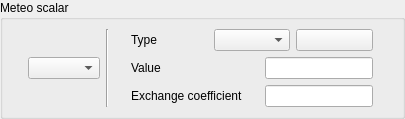
    <widget class="QGroupBox" name="groupBoxMeteo">
     <property name="toolTip">
      <string>&lt;html&gt;&lt;head/&gt;&lt;body&gt;&lt;p&gt;&lt;span style=&quot; font-size:9pt;&quot;&gt;Specify the
       boundary conditions for meteo scalars.&lt;/span&gt;&lt;/p&gt;&lt;/body&gt;&lt;/html&gt;
      </string>
     </property>
     <property name="title">
      <string>Meteo scalar</string>
     </property>
     <layout class="QGridLayout">
      <property name="leftMargin">
       <number>9</number>
      </property>
      <property name="topMargin">
       <number>9</number>
      </property>
      <property name="rightMargin">
       <number>9</number>
      </property>
      <property name="bottomMargin">
       <number>9</number>
      </property>
      <property name="spacing">
       <number>6</number>
      </property>
      <item row="0" column="0">
       <layout class="QHBoxLayout">
        <property name="spacing">
         <number>6</number>
        </property>
        <property name="leftMargin">
         <number>0</number>
        </property>
        <property name="topMargin">
         <number>0</number>
        </property>
        <property name="rightMargin">
         <number>0</number>
        </property>
        <property name="bottomMargin">
         <number>0</number>
        </property>
        <item>
         <spacer>
          <property name="orientation">
           <enum>Qt::Horizontal</enum>
          </property>
          <property name="sizeHint" stdset="0">
           <size>
            <width>16</width>
            <height>20</height>
           </size>
          </property>
         </spacer>
        </item>
        <item>
         <widget class="QComboBox" name="comboBoxMeteo">
          <property name="toolTip">
           <string>&lt;html&gt;&lt;head/&gt;&lt;body&gt;&lt;p&gt;&lt;span style=&quot; font-size:9pt;&quot;&gt;Specify
            the boundary conditions for meteo scalars.&lt;/span&gt;&lt;/p&gt;&lt;/body&gt;&lt;/html&gt;
           </string>
          </property>
         </widget>
        </item>
        <item>
         <widget class="Line" name="line_3">
          <property name="orientation">
           <enum>Qt::Vertical</enum>
          </property>
         </widget>
        </item>
        <item>
         <spacer>
          <property name="orientation">
           <enum>Qt::Horizontal</enum>
          </property>
          <property name="sizeHint" stdset="0">
           <size>
            <width>16</width>
            <height>20</height>
           </size>
          </property>
         </spacer>
        </item>
        <item>
         <layout class="QVBoxLayout">
          <property name="spacing">
           <number>6</number>
          </property>
          <property name="leftMargin">
           <number>0</number>
          </property>
          <property name="topMargin">
           <number>0</number>
          </property>
          <property name="rightMargin">
           <number>0</number>
          </property>
          <property name="bottomMargin">
           <number>0</number>
          </property>
          <item>
           <layout class="QHBoxLayout">
            <property name="spacing">
             <number>6</number>
            </property>
            <property name="leftMargin">
             <number>0</number>
            </property>
            <property name="topMargin">
             <number>0</number>
            </property>
            <property name="rightMargin">
             <number>0</number>
            </property>
            <property name="bottomMargin">
             <number>0</number>
            </property>
            <item>
             <widget class="QLabel" name="labelMeteo">
              <property name="toolTip">
               <string>&lt;html&gt;&lt;head/&gt;&lt;body&gt;&lt;p&gt;&lt;span style=&quot; font-size:9pt;&quot;&gt;Choose
                the way to impose the meteo scalar value on the boundary region:&lt;br/&gt;- Prescribed value: define a
                constant dirichlet boundary condition on the meteo scalar,&lt;br/&gt;- Prescribed value (user law):
                define a dirichlet boundary condition on the meteo scalar, which can be variable and depend on different
                criteria such as geometrical criteria,&lt;br/&gt;- Prescribed flux: define a constant Neumann boundary
                condition on the meteo scalar by imposing the flux on the boundary region (For wall and outlet boundary
                conditions only), &lt;br/&gt;- Prescribed flux (user law): define a Neumann boundary condition on the
                meteo scalar which can be variable (For Wall boundary conditions only),&lt;br/&gt;- Exchange
                coefficient: define the meteo scalar value and the exchange coefficient value (For wall boundary
                conditions only),&lt;br/&gt;- Exchange coefficient (user law): define the meteo scalar value and the
                exchange coefficient value which can be both variable (For wall boundary conditions only).&lt;/span&gt;&lt;/p&gt;&lt;/body&gt;&lt;/html&gt;
               </string>
              </property>
              <property name="text">
               <string>Type</string>
              </property>
             </widget>
            </item>
            <item>
             <widget class="QComboBox" name="comboBoxTypeMeteo">
              <property name="toolTip">
               <string>&lt;html&gt;&lt;head/&gt;&lt;body&gt;&lt;p&gt;&lt;span style=&quot; font-size:9pt;&quot;&gt;Choose
                the way to impose the meteo scalar value on the boundary region:&lt;br/&gt;- Prescribed value: define a
                constant dirichlet boundary condition on the meteo scalar,&lt;br/&gt;- Prescribed value (user law):
                define a dirichlet boundary condition on the meteo scalar, which can be variable and depend on different
                criteria such as geometrical criteria,&lt;br/&gt;- Prescribed flux: define a constant Neumann boundary
                condition on the meteo scalar by imposing the flux on the boundary region (For wall and outlet boundary
                conditions only), &lt;br/&gt;- Prescribed flux (user law): define a Neumann boundary condition on the
                meteo scalar which can be variable (For Wall boundary conditions only),&lt;br/&gt;- Exchange
                coefficient: define the meteo scalar value and the exchange coefficient value (For wall boundary
                conditions only),&lt;br/&gt;- Exchange coefficient (user law): define the meteo scalar value and the
                exchange coefficient value which can be both variable (For wall boundary conditions only).&lt;/span&gt;&lt;/p&gt;&lt;/body&gt;&lt;/html&gt;
               </string>
              </property>
             </widget>
            </item>
            <item>
             <widget class="QPushButton" name="pushButtonMeteo">
              <property name="toolTip">
               <string>&lt;html&gt;&lt;head/&gt;&lt;body&gt;&lt;p&gt;&lt;span style=&quot; font-size:9pt;&quot;&gt;Choose
                the way to impose the meteo scalar value on the boundary region:&lt;br/&gt;- Prescribed value: define a
                constant dirichlet boundary condition on the meteo scalar,&lt;br/&gt;- Prescribed value (user law):
                define a dirichlet boundary condition on the meteo scalar, which can be variable and depend on different
                criteria such as geometrical criteria,&lt;br/&gt;- Prescribed flux: define a constant Neumann boundary
                condition on the meteo scalar by imposing the flux on the boundary region (For wall and outlet boundary
                conditions only), &lt;br/&gt;- Prescribed flux (user law): define a Neumann boundary condition on the
                meteo scalar which can be variable (For Wall boundary conditions only),&lt;br/&gt;- Exchange
                coefficient: define the meteo scalar value and the exchange coefficient value (For wall boundary
                conditions only),&lt;br/&gt;- Exchange coefficient (user law): define the meteo scalar value and the
                exchange coefficient value which can be both variable (For wall boundary conditions only).&lt;/span&gt;&lt;/p&gt;&lt;/body&gt;&lt;/html&gt;
               </string>
              </property>
              <property name="text">
               <string/>
              </property>
              <property name="icon">
               <iconset resource="resources_pages.qrc">
                <normaloff>:/new/prefix1/data/icons/22x22/edit-find-replace.png</normaloff>:/new/prefix1/data/icons/22x22/edit-find-replace.png</iconset>
              </property>
             </widget>
            </item>
           </layout>
          </item>
          <item>
           <layout class="QHBoxLayout">
            <property name="spacing">
             <number>6</number>
            </property>
            <property name="leftMargin">
             <number>0</number>
            </property>
            <property name="topMargin">
             <number>0</number>
            </property>
            <property name="rightMargin">
             <number>0</number>
            </property>
            <property name="bottomMargin">
             <number>0</number>
            </property>
            <item>
             <widget class="QLabel" name="labelValueMeteo">
              <property name="toolTip">
               <string>&lt;html&gt;&lt;head/&gt;&lt;body&gt;&lt;p&gt;&lt;span style=&quot; font-size:9pt;&quot;&gt;Choose
                the way to impose the meteo scalar value on the boundary region:&lt;br/&gt;- Prescribed value: define a
                constant dirichlet boundary condition on the meteo scalar,&lt;br/&gt;- Prescribed value (user law):
                define a dirichlet boundary condition on the meteo scalar, which can be variable and depend on different
                criteria such as geometrical criteria,&lt;br/&gt;- Prescribed flux: define a constant Neumann boundary
                condition on the meteo scalar by imposing the flux on the boundary region (For wall and outlet boundary
                conditions only), &lt;br/&gt;- Prescribed flux (user law): define a Neumann boundary condition on the
                meteo scalar which can be variable (For Wall boundary conditions only),&lt;br/&gt;- Exchange
                coefficient: define the meteo scalar value and the exchange coefficient value (For wall boundary
                conditions only),&lt;br/&gt;- Exchange coefficient (user law): define the meteo scalar value and the
                exchange coefficient value which can be both variable (For wall boundary conditions only).&lt;/span&gt;&lt;/p&gt;&lt;/body&gt;&lt;/html&gt;
               </string>
              </property>
              <property name="text">
               <string>Value</string>
              </property>
             </widget>
            </item>
            <item>
             <spacer>
              <property name="orientation">
               <enum>Qt::Horizontal</enum>
              </property>
              <property name="sizeHint" stdset="0">
               <size>
                <width>16</width>
                <height>20</height>
               </size>
              </property>
             </spacer>
            </item>
            <item>
             <widget class="QLineEdit" name="lineEditValueMeteo">
              <property name="toolTip">
               <string>&lt;html&gt;&lt;head/&gt;&lt;body&gt;&lt;p&gt;&lt;span style=&quot; font-size:9pt;&quot;&gt;Choose
                the way to impose the meteo scalar value on the boundary region:&lt;br/&gt;- Prescribed value: define a
                constant dirichlet boundary condition on the meteo scalar,&lt;br/&gt;- Prescribed value (user law):
                define a dirichlet boundary condition on the meteo scalar, which can be variable and depend on different
                criteria such as geometrical criteria,&lt;br/&gt;- Prescribed flux: define a constant Neumann boundary
                condition on the meteo scalar by imposing the flux on the boundary region (For wall and outlet boundary
                conditions only), &lt;br/&gt;- Prescribed flux (user law): define a Neumann boundary condition on the
                meteo scalar which can be variable (For Wall boundary conditions only),&lt;br/&gt;- Exchange
                coefficient: define the meteo scalar value and the exchange coefficient value (For wall boundary
                conditions only),&lt;br/&gt;- Exchange coefficient (user law): define the meteo scalar value and the
                exchange coefficient value which can be both variable (For wall boundary conditions only).&lt;/span&gt;&lt;/p&gt;&lt;/body&gt;&lt;/html&gt;
               </string>
              </property>
             </widget>
            </item>
           </layout>
          </item>
          <item>
           <layout class="QHBoxLayout">
            <property name="spacing">
             <number>6</number>
            </property>
            <property name="leftMargin">
             <number>0</number>
            </property>
            <property name="topMargin">
             <number>0</number>
            </property>
            <property name="rightMargin">
             <number>0</number>
            </property>
            <property name="bottomMargin">
             <number>0</number>
            </property>
            <item>
             <widget class="QLabel" name="labelExMeteo">
              <property name="toolTip">
               <string>&lt;html&gt;&lt;head/&gt;&lt;body&gt;&lt;p&gt;&lt;span style=&quot; font-size:9pt;&quot;&gt;Choose
                the way to impose the meteo scalar value on the boundary region:&lt;br/&gt;- Prescribed value: define a
                constant dirichlet boundary condition on the meteo scalar,&lt;br/&gt;- Prescribed value (user law):
                define a dirichlet boundary condition on the meteo scalar, which can be variable and depend on different
                criteria such as geometrical criteria,&lt;br/&gt;- Prescribed flux: define a constant Neumann boundary
                condition on the meteo scalar by imposing the flux on the boundary region (For wall and outlet boundary
                conditions only), &lt;br/&gt;- Prescribed flux (user law): define a Neumann boundary condition on the
                meteo scalar which can be variable (For Wall boundary conditions only),&lt;br/&gt;- Exchange
                coefficient: define the meteo scalar value and the exchange coefficient value (For wall boundary
                conditions only),&lt;br/&gt;- Exchange coefficient (user law): define the meteo scalar value and the
                exchange coefficient value which can be both variable (For wall boundary conditions only).&lt;/span&gt;&lt;/p&gt;&lt;/body&gt;&lt;/html&gt;
               </string>
              </property>
              <property name="text">
               <string>Exchange coefficient</string>
              </property>
             </widget>
            </item>
            <item>
             <spacer>
              <property name="orientation">
               <enum>Qt::Horizontal</enum>
              </property>
              <property name="sizeHint" stdset="0">
               <size>
                <width>16</width>
                <height>20</height>
               </size>
              </property>
             </spacer>
            </item>
            <item>
             <widget class="QLineEdit" name="lineEditExMeteo">
              <property name="toolTip">
               <string>&lt;html&gt;&lt;head/&gt;&lt;body&gt;&lt;p&gt;&lt;span style=&quot; font-size:9pt;&quot;&gt;Choose
                the way to impose the meteo scalar value on the boundary region:&lt;br/&gt;- Prescribed value: define a
                constant dirichlet boundary condition on the meteo scalar,&lt;br/&gt;- Prescribed value (user law):
                define a dirichlet boundary condition on the meteo scalar, which can be variable and depend on different
                criteria such as geometrical criteria,&lt;br/&gt;- Prescribed flux: define a constant Neumann boundary
                condition on the meteo scalar by imposing the flux on the boundary region (For wall and outlet boundary
                conditions only), &lt;br/&gt;- Prescribed flux (user law): define a Neumann boundary condition on the
                meteo scalar which can be variable (For Wall boundary conditions only),&lt;br/&gt;- Exchange
                coefficient: define the meteo scalar value and the exchange coefficient value (For wall boundary
                conditions only),&lt;br/&gt;- Exchange coefficient (user law): define the meteo scalar value and the
                exchange coefficient value which can be both variable (For wall boundary conditions only).&lt;/span&gt;&lt;/p&gt;&lt;/body&gt;&lt;/html&gt;
               </string>
              </property>
             </widget>
            </item>
           </layout>
          </item>
         </layout>
        </item>
        <item>
         <spacer>
          <property name="orientation">
           <enum>Qt::Horizontal</enum>
          </property>
          <property name="sizeHint" stdset="0">
           <size>
            <width>20</width>
            <height>20</height>
           </size>
          </property>
         </spacer>
        </item>
       </layout>
      </item>
     </layout>
    </widget>
